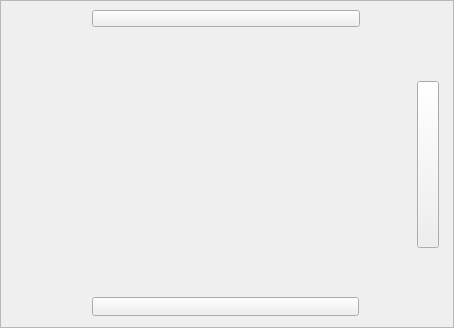
<?xml version="1.0" encoding="UTF-8"?>
<ui version="4.0">
 <class>Main_Frame</class>
 <widget class="QFrame" name="Main_Frame">
  <property name="geometry">
   <rect>
    <x>0</x>
    <y>0</y>
    <width>454</width>
    <height>328</height>
   </rect>
  </property>
  <property name="minimumSize">
   <size>
    <width>454</width>
    <height>328</height>
   </size>
  </property>
  <property name="maximumSize">
   <size>
    <width>454</width>
    <height>328</height>
   </size>
  </property>
  <property name="windowTitle">
   <string>Frame</string>
  </property>
  <property name="styleSheet">
   <string notr="true">#Main_Frame {
border-image: url(:/back);
}</string>
  </property>
  <property name="frameShape">
   <enum>QFrame::StyledPanel</enum>
  </property>
  <property name="frameShadow">
   <enum>QFrame::Raised</enum>
  </property>
  <widget class="QToolButton" name="btn_displayTools">
   <property name="geometry">
    <rect>
     <x>417</x>
     <y>81</y>
     <width>22</width>
     <height>167</height>
    </rect>
   </property>
   <property name="styleSheet">
    <string notr="true">QToolButton{
border-image: url(:/images/btn_displayTools.png);
}

QToolButton:hover{
border-image: url(:/images/btn_displayTools_h.png);
}</string>
   </property>
   <property name="text">
    <string/>
   </property>
  </widget>
  <widget class="QToolButton" name="btn_upperItems">
   <property name="geometry">
    <rect>
     <x>92</x>
     <y>10</y>
     <width>268</width>
     <height>17</height>
    </rect>
   </property>
   <property name="styleSheet">
    <string notr="true">QToolButton{
border-image: url(:/images/btn_upperItem.png);
}

QToolButton:hover{
border-image: url(:/images/btn_upperItem_h.png);
}</string>
   </property>
   <property name="text">
    <string/>
   </property>
  </widget>
  <widget class="QToolButton" name="btn_functionTools">
   <property name="geometry">
    <rect>
     <x>92</x>
     <y>297</y>
     <width>267</width>
     <height>19</height>
    </rect>
   </property>
   <property name="styleSheet">
    <string notr="true">QToolButton{
border-image: url(:/images/btn_functionTools.png);
}

QToolButton:hover{
border-image: url(:/images/btn_functionTools_h.png);
}</string>
   </property>
   <property name="text">
    <string/>
   </property>
  </widget>
  <widget class="QWidget" name="wgt_centralWidget" native="true">
   <property name="geometry">
    <rect>
     <x>49</x>
     <y>45</y>
     <width>355</width>
     <height>235</height>
    </rect>
   </property>
  </widget>
 </widget>
 <resources/>
 <connections/>
</ui>
